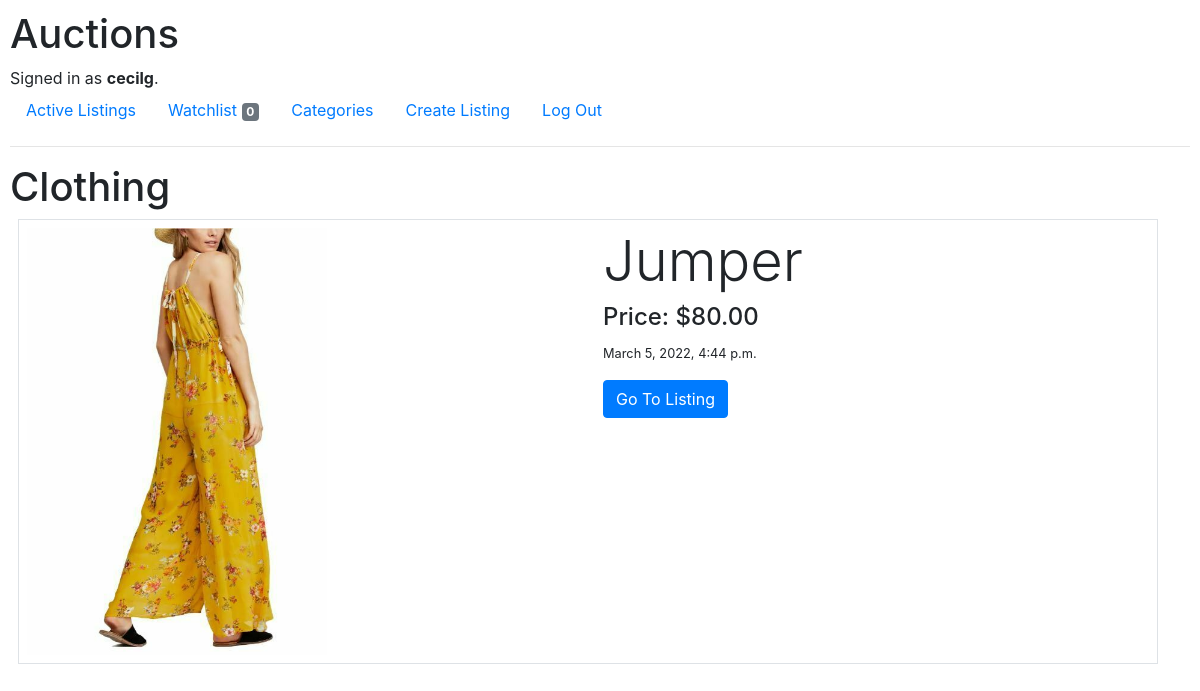
The page /categories/a (signed in) on the database its author committed.
### auctions/models.py (models this page shows, shortened)
class User(AbstractUser):
    pass

class Listing(models.Model):
    item = models.CharField(max_length=64)
    description = models.CharField(max_length=255, blank=True)
    price = models.DecimalField(max_digits=10, decimal_places=2)
    category = models.CharField(max_length=1, choices=CATEGORIES, default=CATEGORIES[4][1])
    time = models.DateTimeField(auto_now_add=True, blank=True)
    closed = models.BooleanField(default=False)
    owner = models.ForeignKey(User, on_delete=models.CASCADE, related_name="owners")
    bids = models.ManyToManyField(Bid, blank=True, related_name="bids")
    comments = models.ManyToManyField(Comment, blank=True, related_name="comments")
    image = models.ImageField(null=True, blank=True)

### auctions/views.py (the view)
# urls.py: path("categories/<str:category>", views.show_category_listings, name="show"),
@login_required
def show_category_listings(request, category):
    listings = Listing.objects.filter(category__in = category[0])
    cat = dict(CATEGORIES)
    return render(request, 'auctions/specific.html', {
        "listings": listings,
        "category": cat[category]
    })

### auctions/templates/auctions/specific.html (shortened to what this page needs)
{% extends 'auctions/layout.html' %}
{% block body %}
  <h1>{{ category }}</h1>
  {% for listing in listings %}
    <div class="container border p-2 m-2">
        <div class="row">
            <div class="col">
                <img src="{{ listing.image.url }}" alt="image" style="width: 300px; height: auto">
            </div>
            <div class="col text-left">
                <h2 class="display-4">{{ listing.item }}</h2>
                <h4>Price: ${{ listing.price }}</h4>
                <p><small>{{ listing.time }}</small></p>
                <a href="{% url 'listing' listing.id %}" type="submit" class="btn btn-primary">Go To Listing</a>
            </div>
        </div>
    </div>
  {% endfor %}
{% endblock %}

### auctions/templates/auctions/layout.html (shortened to what this page needs)
{% load static %}
<!DOCTYPE html>
<html lang="en">
    <head>
        <link rel="stylesheet" href="https://stackpath.bootstrapcdn.com/bootstrap/4.4.1/css/bootstrap.min.css">
        <link href="{% static 'auctions/styles.css' %}" rel="stylesheet">
    </head>
    <body>
        <h1>Auctions</h1>
        <div>
            {% if user.is_authenticated %}
                Signed in as <strong>{{ user.username }}</strong>.
            {% else %}
                Not signed in.
            {% endif %}
        </div>
        <ul class="nav">
            <li class="nav-item">
                <a class="nav-link" href="{% url 'index' %}">Active Listings</a>
            </li>
            {% if user.is_authenticated %}
                <li class="nav-item">
                    <a class="nav-link" href="{% url 'watchlist' %}">Watchlist <span class="badge badge-secondary">{{ user.watchlist.count }}</span></a>
                </li>
                <li class="nav-item">
                    <a class="nav-link" href="{% url 'categories' %}">Categories</a>
                </li>
                <li class="nav-item">
                    <a class="nav-link" href="{% url 'create' %}">Create Listing</a>
                </li>
                <li class="nav-item">
                    <a class="nav-link" href="{% url 'logout' %}">Log Out</a>
                </li>
            {% endif %}
        </ul>
        <hr>
        {% block body %}
        {% endblock %}
    </body>
</html>

### auctions/static/auctions/styles.css (style rules this page uses)
body { padding: 10px; }

### rows shown on the page
User: username "cecilg", watchlist.count "0"
Listing: image (picture), item "Jumper", price "80.00", time "March 5, 2022, 4:44 p.m."

### other values the page prints
{{ category }} "Clothing"
